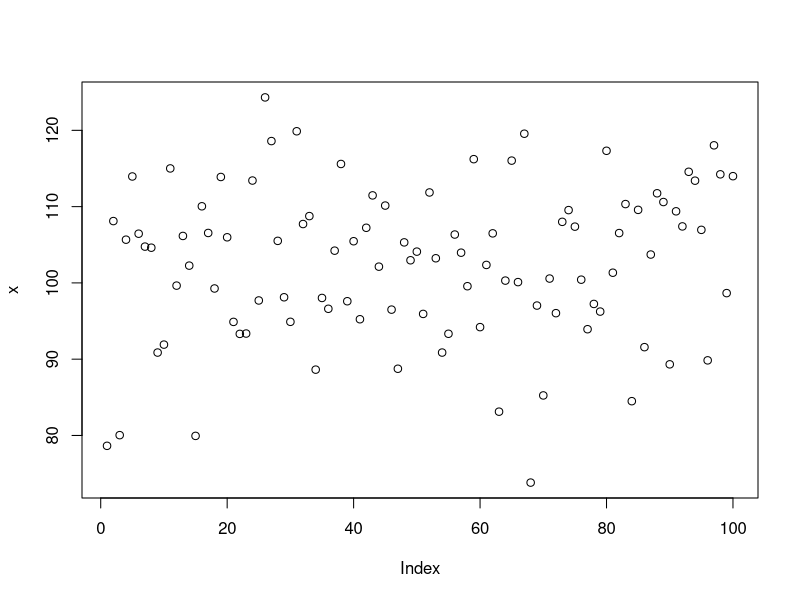

Reproduce this figure in R.
## ---- chunk 1
a <- 2
b <- 3

c <- a + b
## ---- chunk 2
x <- rnorm(100, 100, 10)

plot(x)
